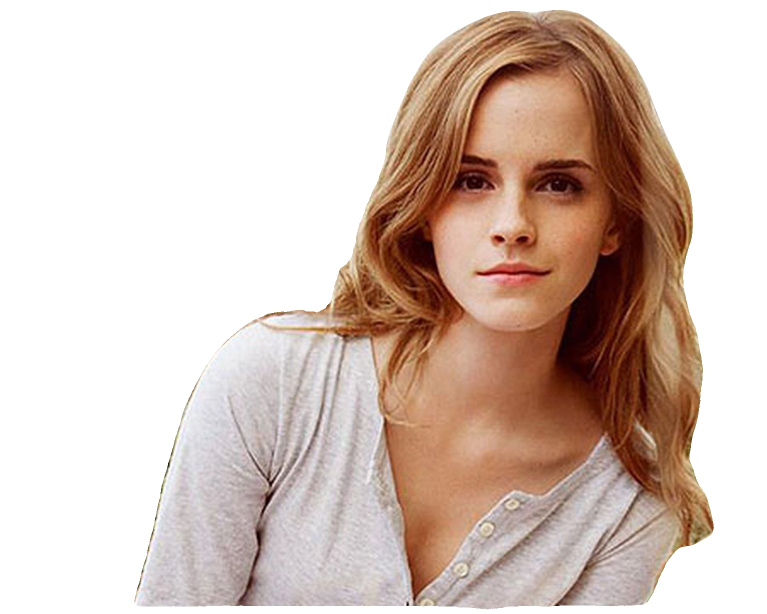
#> input picture image.jpg, 1534 x 1227 px (shown at 1/2 size)
$ jupyter execute DrwaingGeometryShapes.ipynb
#> lines starting #> are read from the running program, lines starting #| are printed output that depends on the picture; after the words box and inside, x2 and y2 are one past the last pixel; in counts of white or black regions, pixels touching at a corner belong together
# Drawing geometric shapes on an image using opencv library

Opencv have various various types of drawing function to draw dfferent geometric shapes and write text on an image. In this tutorial we are going to see functions to draw shapes like line, Rectangle, circle, Ellips and polygon.

opencv drawing functions are following:

**cv2.line()** : This function is used to draw line on an image.
**cv2.rectangle()** : This function is used  to draw rectangle on an image.
**cv2.circle()** : This function is used to draw circle on an image.
**cv2.putText()** : This function is used to write text on image.

# Importing  opencv library

[cell 1]
import cv2
import numpy as np

## 1. Drawing a line on an image

Opencv provides cv2.line() function for drawing a line on an image.
## <font color="Green"><h4 align="left">Syntax</h4></font>

**cv2.line (img,pt1,pt2,color,thickness = 1,lineType = LINE_8)**

Draws a line segment connecting two points.

The function line draws the line segment between pt1 and pt2 points in the image.

**Parameters**

   **img**:	Image where line will drawn.

   **pt1**:	First point or starting coordinate of the line segment.

   **pt2**:	Second point or ending coordinate  of the line segment.

   **color**:	Line color.Color of the shape. for BGR, pass it as a tuple, eg: (255,0,0) for blue. For grayscale, just pass the scalar value.

   **thickness**:Thickness of the lines.thickness=10 means thickness of 10 pixels

   **lineType**:	Type of the line. Different type of line is 4 connected, 8-connected, anti-aliased line etc. By default, it is 8-connected. cv.LINE_AA gives anti-aliased line which looks great for curves.


If you want to know what is 8 connected then read this tutorial
http://www.imageprocessingplace.com/downloads_V3/root_downloads/tutorials/contour_tracing_Abeer_George_Ghuneim/connect.html

## Example1: Drawing line using cv2.line()

[cell 2]
#Load image
img_line=cv2.imread("image.jpg")
#> img_line is the input picture: shape (1227, 1534, 3); mean B, G, R 185.8, 195.3, 213.8

[cell 3]
#Display image
window_name='imagefirst'
cv2.namedWindow(window_name, cv2.WINDOW_NORMAL)
cv2.imshow(window_name,img_line)
cv2.waitKey(0)
cv2.destroyAllWindows()

[cell 4]
#Draw line
#line is red with thickness of 10 pixels
cv2.line(img_line,(0,0),(500,500),(0,255,0),10)
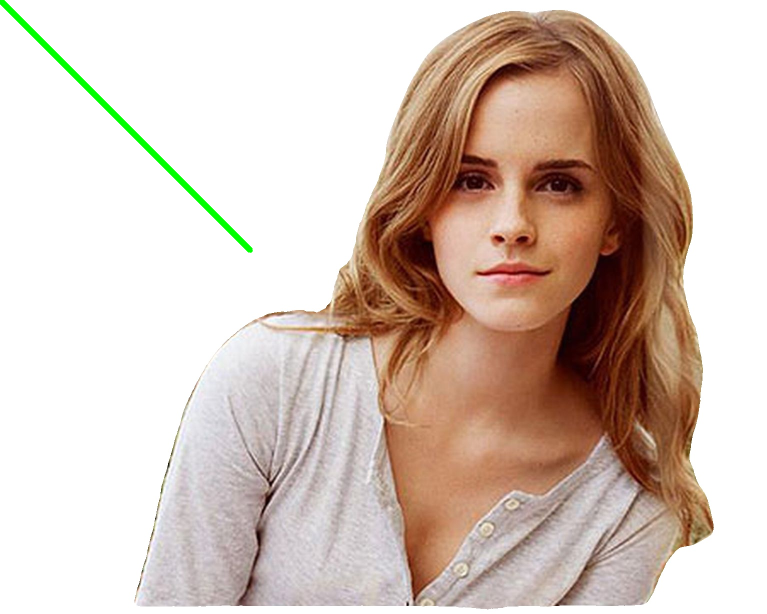
#> img_line: shape (1227, 1534, 3) (shown at 1/2 size); 0.45% of pixels changed, all inside (x1, y1, x2, y2) = (0, 0, 506, 506)

[cell 5]
#Display image
window_name='imagefirst_line'
cv2.namedWindow(window_name, cv2.WINDOW_NORMAL)
cv2.imshow(window_name,img_line)
cv2.waitKey(0)
cv2.destroyAllWindows()

## Example2: Drawing a red line with more thickness using cv2.line()

[cell 6]
#Load image
img_line_second=cv2.imread("image.jpg")

[cell 7]
#Display image
window_name='imagesecond'
cv2.namedWindow(window_name, cv2.WINDOW_NORMAL)
cv2.imshow(window_name,img_line_second)
cv2.waitKey(0)
cv2.destroyAllWindows()

[cell 8]
#Draw line
#Red Lines with thickness of 20 pixels
cv2.line(img_line_second,(0,0),(1000,1000),(0,0,255),20)
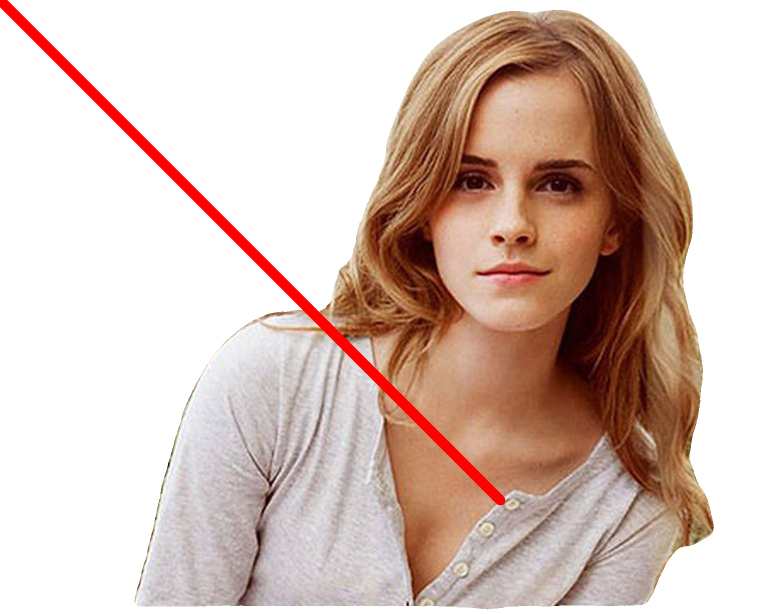
#> img_line_second: shape (1227, 1534, 3) (shown at 1/2 size); 1.54% of pixels changed, all inside (x1, y1, x2, y2) = (0, 0, 1011, 1011)

[cell 9]
#Display image
window_name='imagesecond_line'
cv2.namedWindow(window_name, cv2.WINDOW_NORMAL)
cv2.imshow(window_name,img_line_second)
cv2.waitKey(0)
cv2.destroyAllWindows()

# 2. Drawing a rectangle on an image: cv2.rectangle()

Opencv provides **cv2.rectangle()** function for drawing a rectangle on an image.

## <font color="Green"><h4 align="left">Syntax</h4></font>

**cv2.rectangle(img, pt1, pt2, color,thickness,lineType)**

The function cv2.rectangle draws a rectangle outline or a filled rectangle whose two opposite corners are pt1 and pt2.

Parameters
    **img**:  Image on which rectangle to be drawn.

   **pt1**: Vertex of the top-left corner rectangle.

   **pt2**	Vertex of the Bottom-right corner of rectangle i.e opposite to pt1.

   **color**: Rectangle color (BGR) or brightness (grayscale image).

   **thickness**:Thickness of lines that make up the rectangle. Negative values, like FILLED, mean that the function has to draw a filled rectangle.

   **lineType**:Type of the line. Same as above


## Example1: Drawing rectangle using cv2.rectangle()

[cell 10]
#Load image
img_rectangle=cv2.imread("image.jpg")

[cell 11]
#Display image
window_name='imagewithoutrectangle'
cv2.namedWindow(window_name, cv2.WINDOW_NORMAL)
cv2.imshow(window_name,img_rectangle)
cv2.waitKey(0)
cv2.destroyAllWindows()

[cell 12]
cv2.rectangle(img_rectangle,(384,0),(1024,1024),(255,0,0),3)
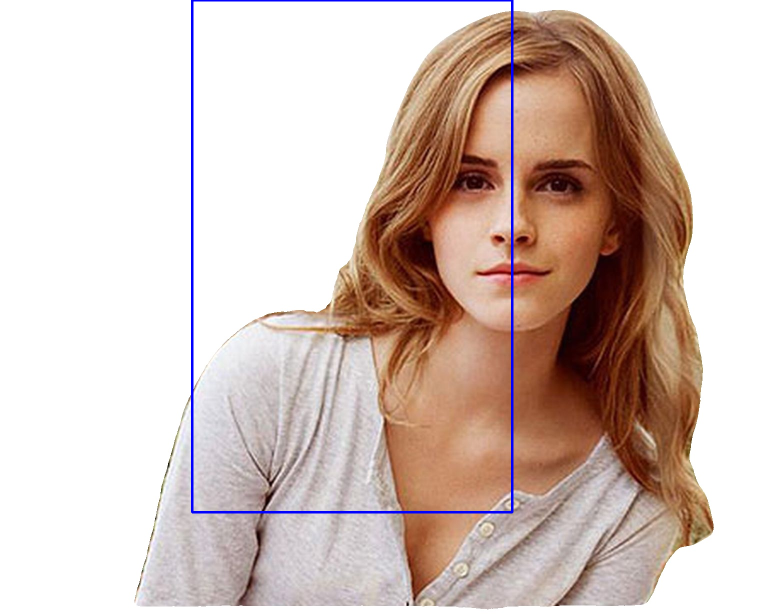
#> img_rectangle: shape (1227, 1534, 3) (shown at 1/2 size); 0.82% of pixels changed, all inside (x1, y1, x2, y2) = (382, 0, 1027, 1027)

[cell 13]
#Display image
window_name='imagewithRectangle'
cv2.namedWindow(window_name, cv2.WINDOW_NORMAL)
cv2.imshow(window_name,img_rectangle)
cv2.waitKey(0)
cv2.destroyAllWindows()

## Example2: Drawing a yellow rectangle with more thickness using cv2.rectangle()

[cell 14]
#Load image
img_rectangle_second=cv2.imread("image.jpg")

[cell 15]
#Display image
window_name='imageSecondwithoutRectangle'
cv2.namedWindow(window_name, cv2.WINDOW_NORMAL)
cv2.imshow(window_name,img_rectangle_second)
cv2.waitKey(0)
cv2.destroyAllWindows()

[cell 16]
#Draw rectangle
cv2.rectangle(img_rectangle_second,(500,0),(1024,1024),(0,255,255),20)
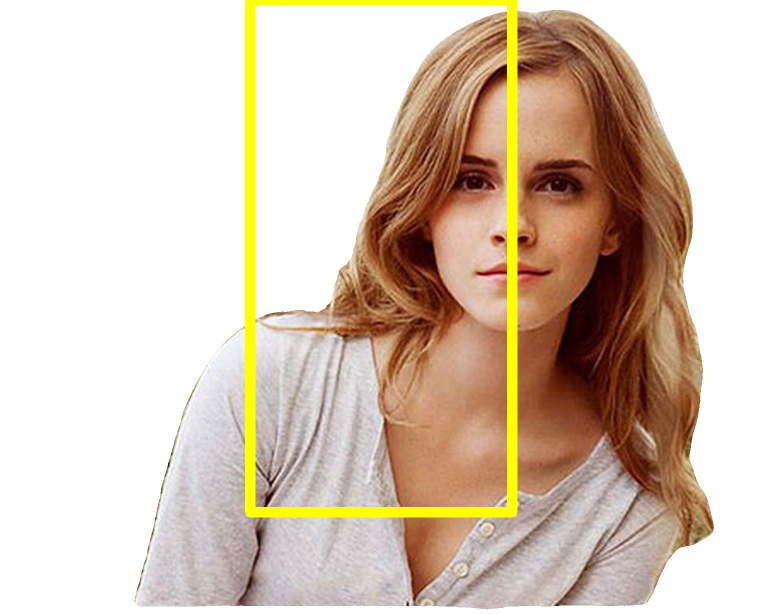
#> img_rectangle_second: shape (1227, 1534, 3) (shown at 1/2 size); 3.16% of pixels changed, all inside (x1, y1, x2, y2) = (490, 0, 1035, 1035)

[cell 17]
#Display image
window_name='imageSecond_WithRectangle'
cv2.namedWindow(window_name, cv2.WINDOW_NORMAL)
cv2.imshow(window_name,img_rectangle_second)
cv2.waitKey(0)
cv2.destroyAllWindows()

## Example3:Drawing a filled yellow rectangle using cv2.rectangle()

[cell 18]
#Load image
img_rectangle_third=cv2.imread("image.jpg")

[cell 19]
#Display image
window_name='ImageThirdWithoutRectangle'
cv2.namedWindow(window_name, cv2.WINDOW_NORMAL)
cv2.imshow(window_name,img_rectangle_third)
cv2.waitKey(0)
cv2.destroyAllWindows()

### To draw filled rectangle you have to pass thickness=-1

[cell 20]
cv2.rectangle(img_rectangle_third,(500,0),(1024,1024),(0,255,255),-1)

[cell 21]
#Display image
window_name='imageThirdWithRectangle'
cv2.namedWindow(window_name, cv2.WINDOW_NORMAL)
cv2.imshow(window_name,img_rectangle_third)
cv2.waitKey(0)
cv2.destroyAllWindows()

# 2. Drawing a circle on an image: cv2.circle()

Opencv provides **cv2.circle()** function for drawing a circle on an image.

We know that in general We need center coordinates and radius to draw a circle.

## <font color="Green"><h4 align="left">Syntax</h4></font>

**cv2.circle(	img, center, radius, colorthickness,lineType)**

**Parameters**

   **img**	Image where the circle is drawn.

   **center**	Center of the circle.

   **radius**	Radius of the circle.

   **color**	Colour of cirlce.

   **thickness**	Thickness of the circle outline.

   **lineType**	Type of the circle boundary.

## Example1:  Drawing circle using cv2.circle()

[cell 22]
#Load image
img_circle=cv2.imread("image.jpg")

[cell 23]
#Display image
window_name='ImageFirstWithoutCircle'
cv2.namedWindow(window_name, cv2.WINDOW_NORMAL)
cv2.imshow(window_name,img_circle)
cv2.waitKey(0)
cv2.destroyAllWindows()

[cell 24]
#Draw circle
cv2.circle(img_circle,(1024,1024), 150, (0,0,255), 20)
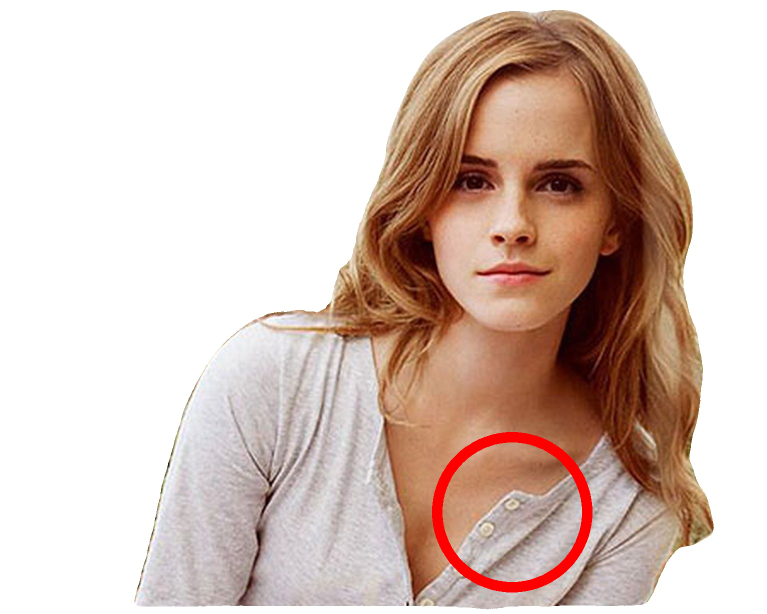
#> img_circle: shape (1227, 1534, 3) (shown at 1/2 size); 1.05% of pixels changed, all inside (x1, y1, x2, y2) = (864, 864, 1185, 1185)

[cell 25]
#Display image
window_name='ImageFirstWithCircle'
cv2.namedWindow(window_name, cv2.WINDOW_NORMAL)
cv2.imshow(window_name,img_circle)
cv2.waitKey(0)
cv2.destroyAllWindows()

## Example2:Drawing a filled yellow cirlce using cv2.circle()

[cell 26]
#Load image
img_circle_second=cv2.imread("image.jpg")

[cell 27]
#Draw filled circles
cv2.circle(img_circle_second,(1024,1024), 150, (0,0,255), -1)
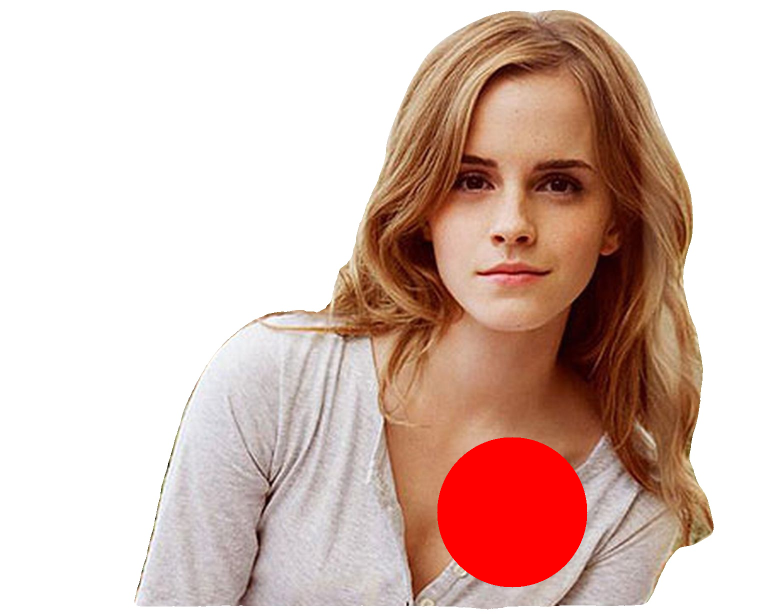
#> img_circle_second: shape (1227, 1534, 3) (shown at 1/2 size); 3.76% of pixels changed, all inside (x1, y1, x2, y2) = (874, 874, 1175, 1175)

[cell 28]
#Display image
window_name='imageSecondWithCircles'
cv2.namedWindow(window_name, cv2.WINDOW_NORMAL)
cv2.imshow(window_name,img_circle_second)
cv2.waitKey(0)
cv2.destroyAllWindows()

# 2. Drawing an ellipse on an image:cv2.ellipse()

Opencv provides **cv2.ellipse()** function for drawing a ellipse on an image.

## <font color="Green"><h4 align="left">Syntax</h4></font>

cv2.ellipse(img, center, axes, angle, startAngle, endAngle, color, thickness, lineType)

Parameters

   **img**: Image where the ellipse is drawn.

   **center**  center location (x,y).

   **axes**:   argument is axes lengths (major axis length, minor axis length)

   **angle** : angle is the angle of rotation of ellipse in anti-clockwise direction.

   **startAngle and endAngle** : startAngle and endAngle denotes the starting and ending of ellipse arc measured in clockwise direction from major axis. i.e. giving values 0 and 360 gives the full ellipse.

   **color**	colour of ellipse .

   **thickness**	Thickness of the ellipse arc outline

   **lineType**	Type of the ellipse boundary.This argument is similar to previous one

**To draw the ellipse, we need to pass several arguments incomparison of other shapes**.

## Example1:  Drawing ellipse using cv2.ellipse()

[cell 29]
#Load image
img_ellipse=cv2.imread("image.jpg")

[cell 30]
#Display image
window_name='imageFirstWithoutEllipse'
cv2.namedWindow(window_name, cv2.WINDOW_NORMAL)
cv2.imshow(window_name,img_ellipse)
cv2.waitKey(0)
cv2.destroyAllWindows()

[cell 31]
#Draw ellipse
cv2.ellipse(img_ellipse,(256,256),(100,50),0,0,180,255,20)
#> img_ellipse: shape (1227, 1534, 3); 0.29% of pixels changed, all inside (x1, y1, x2, y2) = (146, 246, 367, 317)

[cell 32]
#Display image
window_name='imageFirstWithEllipse'
cv2.namedWindow(window_name, cv2.WINDOW_NORMAL)
cv2.imshow(window_name,img_ellipse)
cv2.waitKey(0)
cv2.destroyAllWindows()

## Example2:Drawing a filled yellow ellipse using cv2.ellipse()

[cell 33]
#Load image
img_ellipse_second=cv2.imread("image.jpg")

[cell 34]
#Display image
window_name='imageSecondWithoutEllipse'
cv2.namedWindow(window_name, cv2.WINDOW_NORMAL)
cv2.imshow(window_name,img_ellipse_second)
cv2.waitKey(0)
cv2.destroyAllWindows()

[cell 35]
#Draw filled ellipse
cv2.ellipse(img_ellipse_second,(256,256),(100,50),0,0,180,(0,255,255),-1)
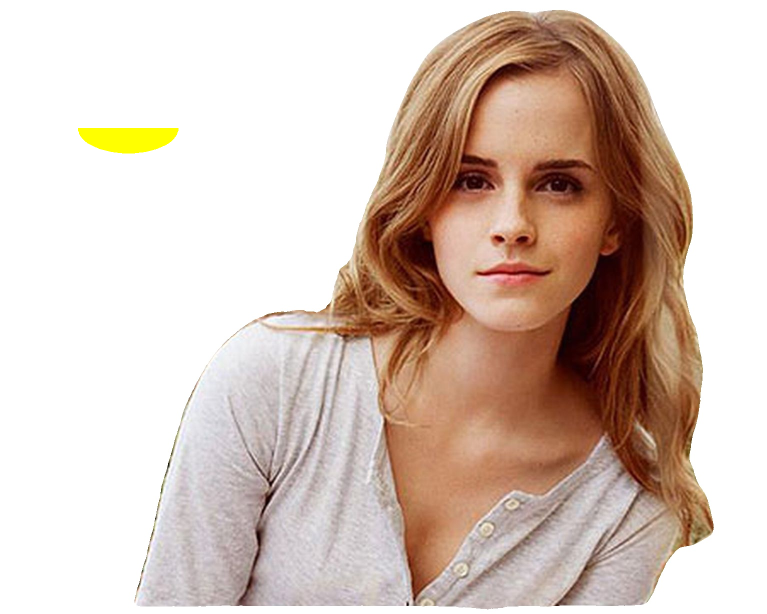
#> img_ellipse_second: shape (1227, 1534, 3) (shown at 1/2 size); 0.43% of pixels changed, all inside (x1, y1, x2, y2) = (156, 256, 357, 307)

#Display image
window_name='ImageSecondWithEllipse'
cv2.namedWindow(window_name, cv2.WINDOW_NORMAL)
cv2.imshow(window_name,img_ellipse_second)
cv2.waitKey(0)
cv2.destroyAllWindows()

# Drawing Polygon:cv2.polylines()

Opencv provides cv2.polylines() function for drawing a ploygon on an image.

## <font color="Green"><h4 align="left">Syntax</h4></font>

**cv2.polylines(img, pts, isClosed, color, thickness,lineType)**

**Parameters**

   **img**	: Image.

   **pts**:	Array of polygonal curves. To draw a polygon, first you need coordinates of vertices. Make those points into an array of shape ROWSx1x2 where ROWS are number of vertices and it should be of type int32.

   **isClosed**	:Flag indicating whether the drawn polylines are closed or not. If they are closed, the function draws a line from the last vertex of each curve to its first vertex.

   **color**:	Polyline color.

   **thickness**: Thickness of the polyline edges.

   **lineType**	:Type of the line segments

## Example:  Drawing polygones using cv2.polylines()

[cell 36]
#Load image
img_polygon=cv2.imread("image.jpg")

[cell 37]
#Display image
window_name='ImageFirstWithoutPolygon'
cv2.namedWindow(window_name, cv2.WINDOW_NORMAL)
cv2.imshow(window_name,img_polygon)
cv2.waitKey(0)
cv2.destroyAllWindows()

[cell 38]
#Draw polygon on the coordinates pts
pts = np.array([[100,50],[200,300],[700,200],[500,100]], np.int32)
pts = pts.reshape((-1,1,2))
cv2.polylines(img_polygon,[pts],True,(0,0,255),20)
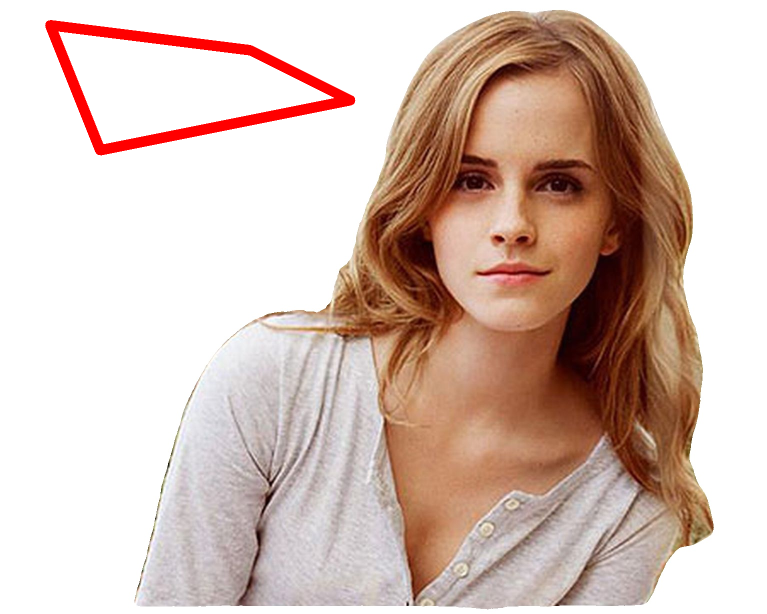
#> img_polygon: shape (1227, 1534, 3) (shown at 1/2 size); 1.54% of pixels changed, all inside (x1, y1, x2, y2) = (90, 40, 711, 311)

[cell 39]
#Display image
window_name='ImageFirstWithPolygon'
cv2.namedWindow(window_name, cv2.WINDOW_NORMAL)
cv2.imshow(window_name,img_polygon)
cv2.waitKey(0)
cv2.destroyAllWindows()

## Example2:  Drawing polygons using cv2.polylines()

**If third argument(isClosed) is False, you will get a polylines joining all the points, not a closed shape.**

[cell 40]
#Load image
img_polygon_second=cv2.imread("image.jpg")

[cell 41]
#if isclosed=False
pts = np.array([[100,50],[200,300],[700,200],[500,100]], np.int32)
pts = pts.reshape((-1,1,2))
cv2.polylines(img_polygon_second,[pts],False,(0,0,255),20)
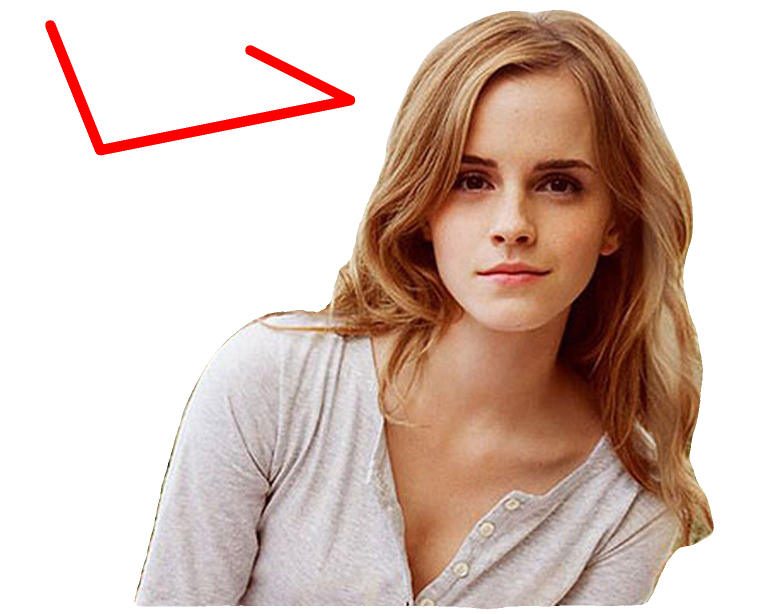
#> img_polygon_second: shape (1227, 1534, 3) (shown at 1/2 size); 1.11% of pixels changed, all inside (x1, y1, x2, y2) = (90, 40, 711, 311)

[cell 42]
#Display image
window_name='imagefirst'
cv2.namedWindow(window_name, cv2.WINDOW_NORMAL)
cv2.imshow(window_name,img_polygon_second)
cv2.waitKey(0)
cv2.destroyAllWindows()

# PuttingText :cv2.putText()

Opencv provides cv2.putText() function to write a text on an image.

## <font color="Green"><h4 align="left">Syntax</h4></font>

**cv2.putText(img, text, org, fontFace, fontScale, color,thickness,lineType,bottomLeftOrigin)**

**Parameters**
    **img**	The image on which to put text

   **text**	Text string to be written.

   **org**	Bottom-left corner of the text string in the image i.e Position coordinates of where you want put the string

   **fontFace**	Font type.

   **fontScale**	Font scale factor that is multiplied by the font-specific base size.

   **color**	Text color.

   **thickness**	Thickness of the lines used to draw a text.

   **lineType**	Line type.

   **bottomLeftOrigin**	When true, the image data origin is at the bottom-left corner. Otherwise, it is at the top-left corner.

## Example1: Putting Text using cv2

[cell 43]
#Load image
img_first=cv2.imread("image.jpg")

[cell 44]
#Display image
window_name='ImageFirstWithoutText'
cv2.namedWindow(window_name, cv2.WINDOW_NORMAL)
cv2.imshow(window_name,img_first)
cv2.waitKey(0)
cv2.destroyAllWindows()

[cell 45]
font = cv2.FONT_HERSHEY_SIMPLEX
cv2.putText(img_first,'PUT TEXT',(10,500), font, 4,(255,0,0),10,cv2.LINE_AA)
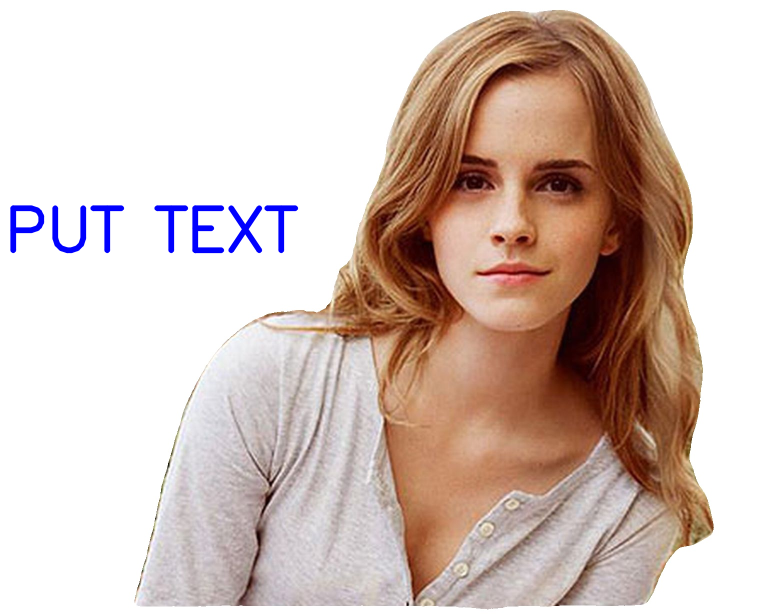
#> img_first: shape (1227, 1534, 3) (shown at 1/2 size); 0.9% of pixels changed, all inside (x1, y1, x2, y2) = (20, 410, 597, 507)
